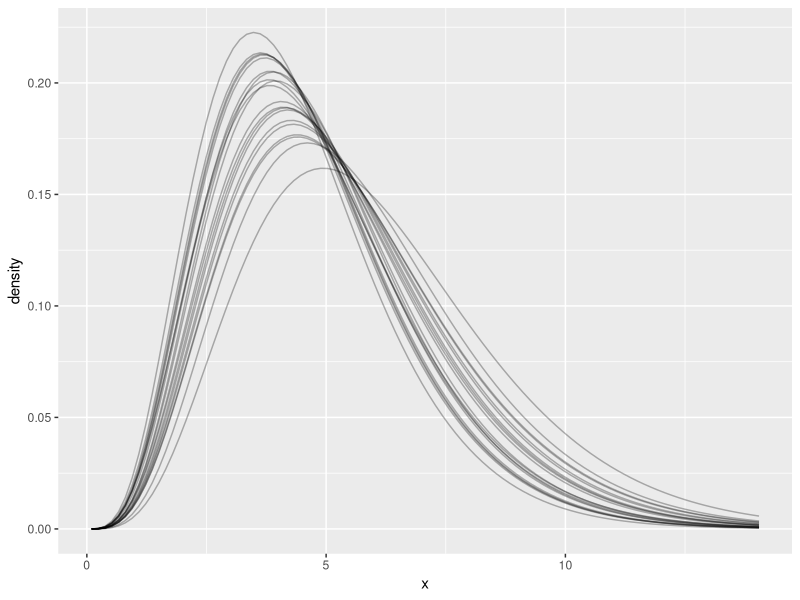

Write the R code that produced this figure.
## ---- chunk 1
set.seed(123)
library("dplyr")
library("tidyr")
library("ggplot2")
## ---- chunk 2
n <- 20
df <- tibble(
  id = seq_len(n), 
  shape = rnorm(n, mean = 5, sd = 0.1), 
  rate = rlnorm(n, meanlog = 0, sdlog = 0.1)
)

## plot 99% of PMF
max_x <- max(qgamma(0.99, shape = df$shape, rate = df$rate))

## calculate density on grid of x values
x <- seq(0.1, max_x, length.out = 100)
df <- df |>
  crossing(x = x)  |> ## add grid to data frame
  mutate(density = dgamma(x, shape, rate))

ggplot(df, aes(x = x, y = density, group = id)) +
  geom_line(alpha = 0.3)
